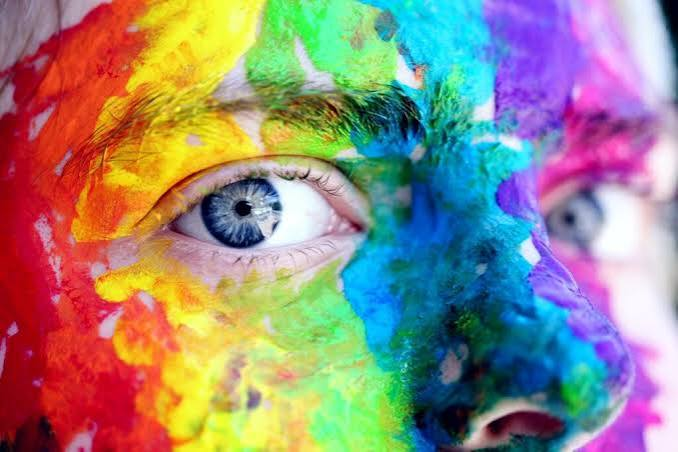
#> input picture gambar.RGB.jpg, 678 x 452 px
$ python pcd.sesi3.py
#> lines starting #> are read from the running program, lines starting #| are printed output that depends on the picture
import numpy as np
import imageio
import matplotlib.pyplot as plt

image_path = 'gambar.RGB.jpg'
image = imageio.imread(image_path)
#> image is the input picture: shape (452, 678, 3); mean R, G, B 148.5, 137.2, 127.4

if len(image.shape) == 3:

    R = image[..., 0].astype(np.float32)
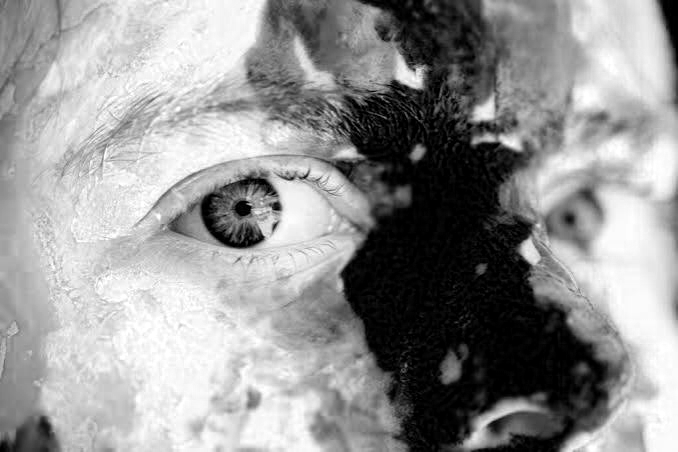
#> R: shape (452, 678) float32; min 0, max 255, mean 148.5
    G = image[..., 1].astype(np.float32)
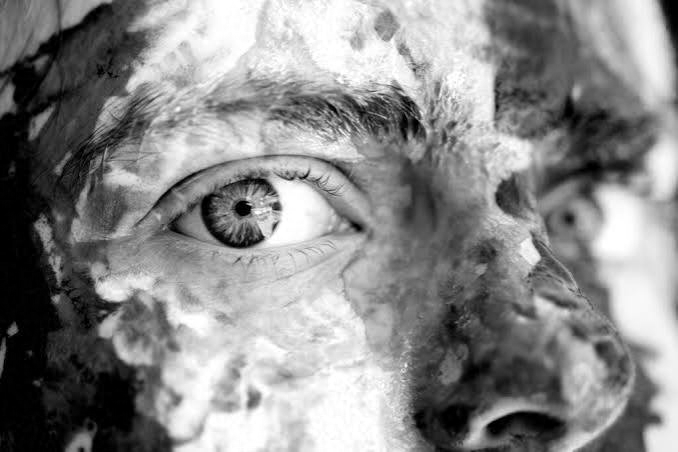
#> G: shape (452, 678) float32; min 0, max 255, mean 137.2
    B = image[..., 2].astype(np.float32)
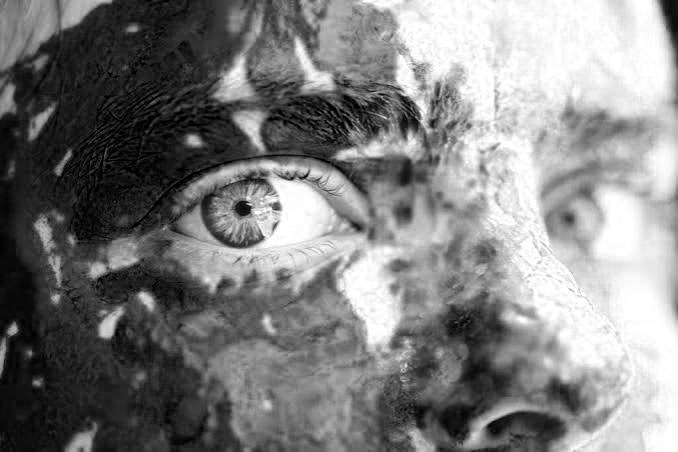
#> B: shape (452, 678) float32; min 0, max 255, mean 127.4

    gray = 0.299 * R + 0.587 * G + 0.114 * B
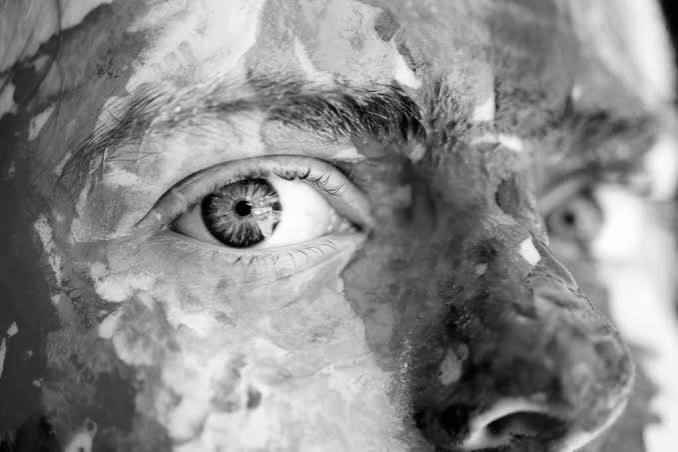
#> gray: shape (452, 678) float32; min 0.57, max 254.7, mean 139.5
    gray = np.clip(gray, 0, 255).astype(np.uint8)
else:
    gray = image.astype(np.uint8)

print("Ukuran citra RGB       :", image.shape)
#| Ukuran citra RGB       : (452, 678, 3)
print("Ukuran citra grayscale :", gray.shape)
#| Ukuran citra grayscale : (452, 678)
print("Total piksel           :", gray.size)
#| Total piksel           : 306456

hist_gray, bins_gray = np.histogram(
    gray.flatten(),
    bins=256,
    range=[0, 256]
)
#> hist_gray = 256 values, max 2126 at index 196, min 0 at index 255, mean 1197.1; bins_gray = 257 values from 0 to 256

print("\nIntensitas | Jumlah Piksel")
print("----------------------------")
for i in range(256):
    print(f"{i:>9} | {hist_gray[i]:>10}")
#> this loop made 256 passes
#|         0 |          5
#|         1 |        108
#|         2 |        251
#|         3 |        285
#|         4 |        176
#|         5 |        200
#|         6 |        169
#|         7 |        168
#> (further printed lines are left out)

print("\nTotal dari histogram :", hist_gray.sum())
print("Total piksel citra   :", gray.size)


plt.figure(figsize=(10, 6))
plt.bar(range(256), hist_gray, width=1.0, color='gray', edgecolor='black')
plt.title('Histogram Citra Grayscale')
plt.xlabel('Intensitas Piksel (0–255)')
plt.ylabel('Jumlah Piksel')
plt.xlim([0, 255])
plt.grid(True, axis='y', alpha=0.3)
plt.tight_layout()
plt.show()
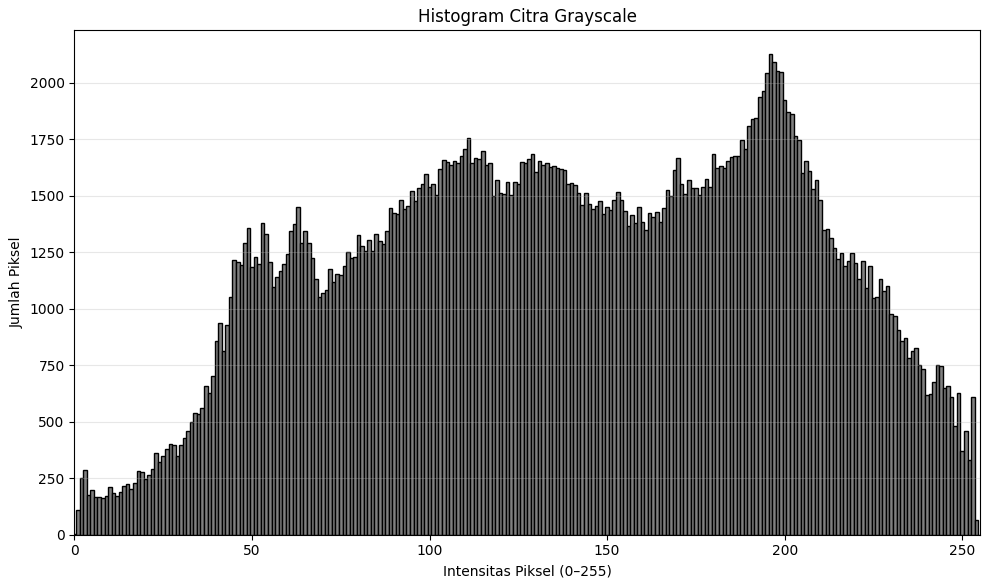
#> figure drawn by matplotlib, 1 panel; tallest bar 2126 high, from x = 195.5 to 196.5


dominan = int(np.argmax(hist_gray))
#> dominan = 196
persen  = hist_gray[dominan] / gray.size * 100
#> persen = 0.694

print("\n>> Intensitas dominan :", dominan)
print(">> Jumlah piksel      :", hist_gray[dominan])
print(f">> Persentase         : {persen:.2f}% dari total piksel")
print("\n>> Intensitas dominan :", dominan)
